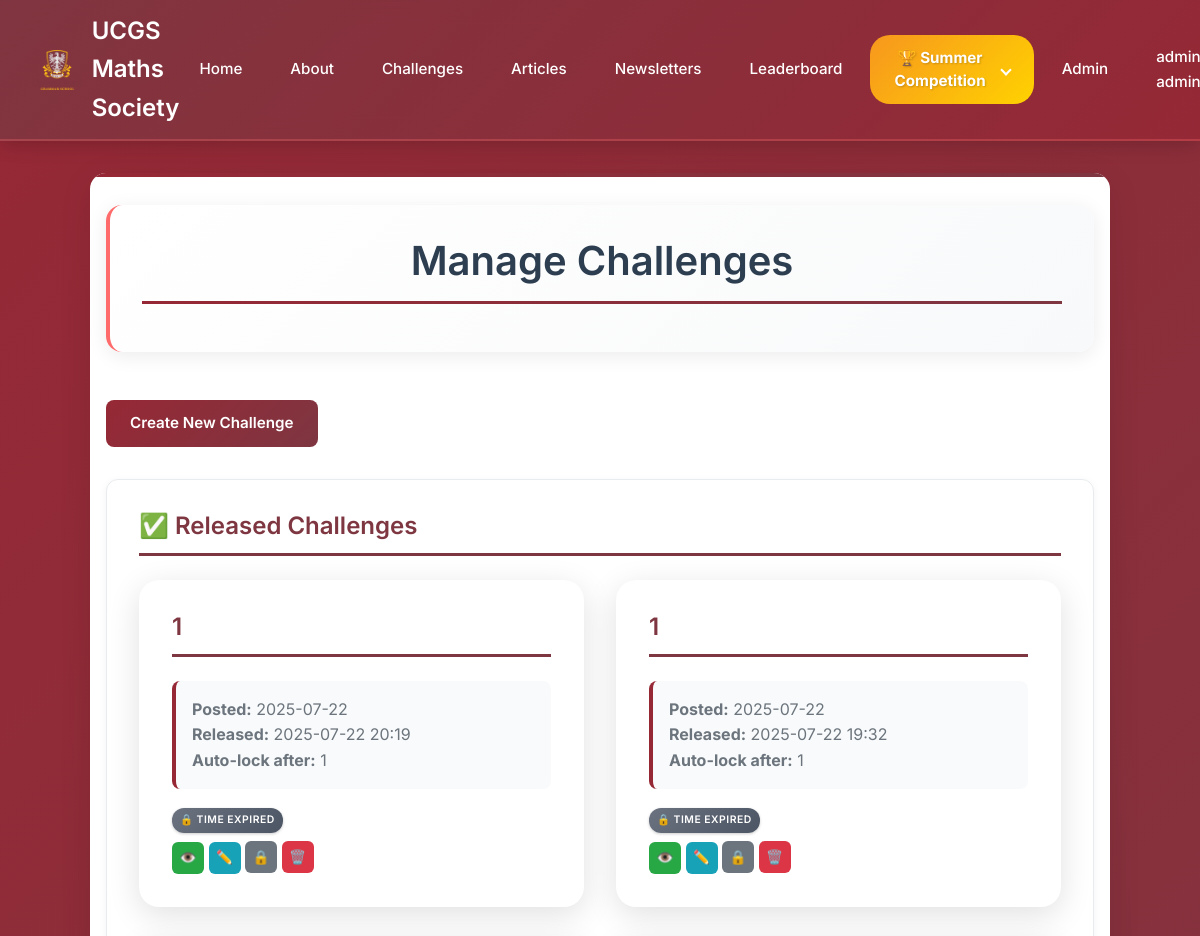
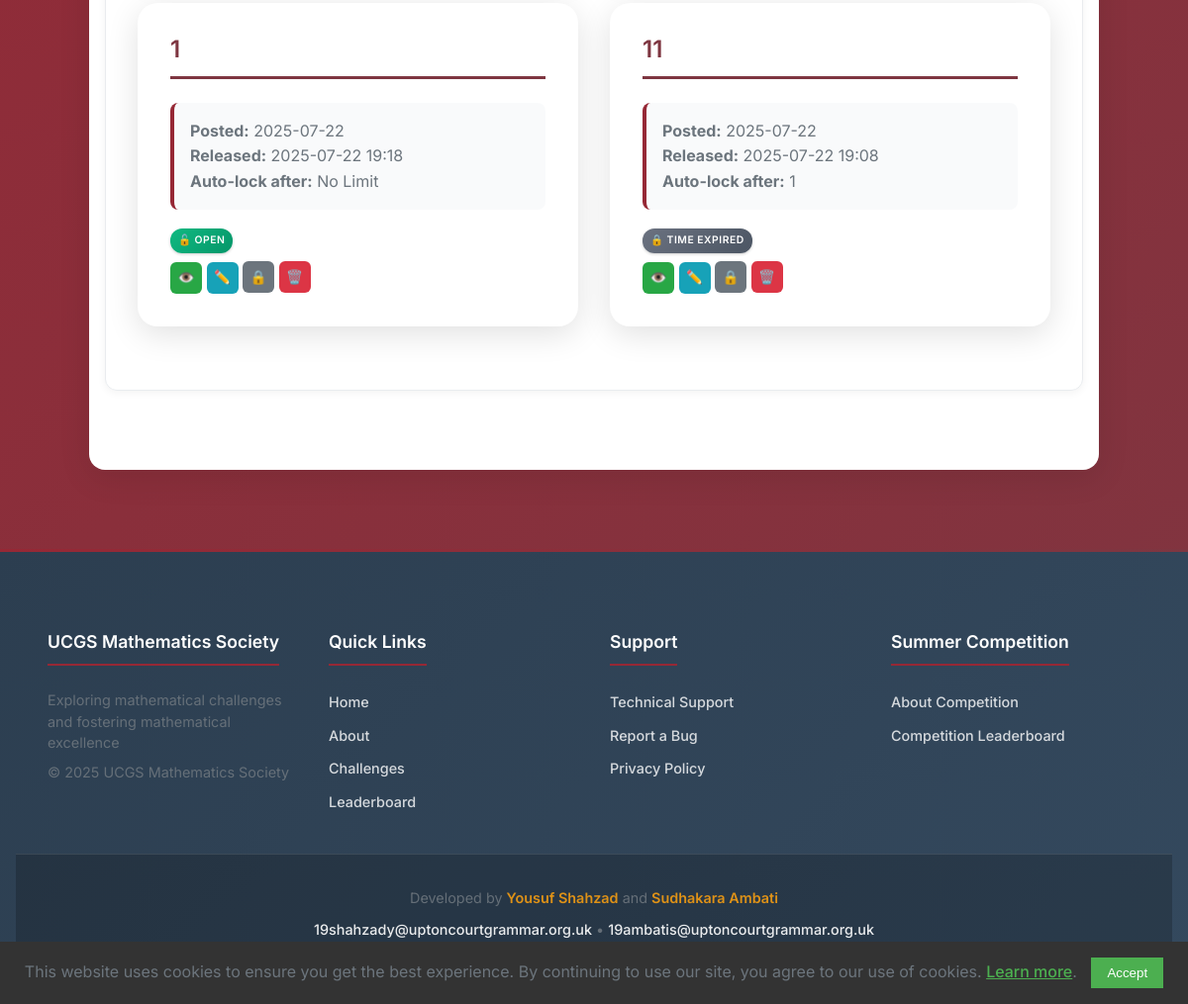
Screenshot of /admin/challenges (signed in) with the database file from the repository (2 pictures, top to bottom).
### app/models.py (models this page shows, shortened)
class User(UserMixin, db.Model):
    __tablename__ = "users"
    id = db.Column(db.Integer, primary_key=True)
    full_name = db.Column(db.String(100), nullable=False, index=True)
    email = db.Column(db.String(120), unique=True, nullable=False, index=True)
    year = db.Column(db.Integer)
    maths_class = db.Column(db.String(100))
    password_hash = db.Column(db.String(128))
    is_admin = db.Column(db.Boolean, default=False, nullable=False)
    key_stage = db.Column(db.String(3), nullable=False, index=True)
    school_id = db.Column(db.Integer, db.ForeignKey('school.id'), nullable=True, index=True)
    is_competition_participant = db.Column(db.Boolean, default=False, nullable=False)
    submissions = db.relationship(
        "AnswerSubmission",
        back_populates="user",
        lazy="dynamic",
        cascade="all, delete-orphan"
    )
    articles = db.relationship(
        "Article",
        back_populates="author",
        lazy="dynamic",
        cascade="all, save-update"
    )

class Challenge(db.Model):
    __tablename__ = "challenge"
    id = db.Column(db.Integer, primary_key=True, autoincrement=True)
    title = db.Column(db.String(100), nullable=False, index=True)
    content = db.Column(db.Text, nullable=False)
    date_posted = db.Column(db.DateTime, nullable=False, default=datetime.datetime.now, index=True)
    file_url = db.Column(db.String(100))
    key_stage = db.Column(db.String(3), nullable=False, index=True)
    first_correct_submission = db.Column(db.DateTime)
    release_at = db.Column(db.DateTime, nullable=True, index=True)
    is_manually_locked = db.Column(db.Boolean, default=False, nullable=False)
    lock_after_hours = db.Column(db.Integer, nullable=True)
    answer_boxes = db.relationship(
        "ChallengeAnswerBox",
        back_populates="challenge",
        lazy="dynamic",
        cascade="all, save-update",
        order_by="ChallengeAnswerBox.order"
    )
    submissions = db.relationship(
        "AnswerSubmission",
        back_populates="challenge",
        lazy="dynamic"
    )

### app/admin/routes.py (the view)
@bp.route("/admin/challenges")
@login_required
@admin_required
def manage_challenges():
    now = datetime.datetime.now()
    released_challenges = Challenge.query.filter(Challenge.release_at <= now).order_by(Challenge.date_posted.desc()).all()
    unreleased_challenges = Challenge.query.filter(Challenge.release_at > now).order_by(Challenge.release_at.asc()).all()
    return render_template(
        "admin/manage_challenges.html",
        title="Manage Challenges",
        released_challenges=released_challenges,
        unreleased_challenges=unreleased_challenges
    )

### app/__init__.py (called while the page is built)
def initialize_extensions(app):
    ckeditor.init_app(app)
    db.init_app(app)
    login_manager.init_app(app)
    migrate.init_app(app, db, render_as_batch=True)
    from app.models import User
    @login_manager.user_loader
    def load_user(user_id):
        return User.query.get(int(user_id))

### app/admin/routes.py (called while the page is built)
def admin_required(f):
    @wraps(f)
    def decorated_function(*args, **kwargs):
        if not current_user.is_admin:
            flash("You do not have permission to access this page.")
            return redirect(url_for("main.home"))
        return f(*args, **kwargs)
    return decorated_function

### app/templates/admin/manage_challenges.html (shortened to what this page needs)
{% extends "base.html" %}
{% block content %}
<div class="admin-dashboard">
    <div class="page-header">
        <h1>Manage Challenges</h1>
    </div>
    <a href="{{ url_for('admin.create_challenge') }}" class="button">Create New Challenge</a>
    <div class="page-section">
    <section>
        <h2>✅ Released Challenges</h2>
        <div class="challenges-grid">
            {% for challenge in released_challenges %}
            <div class="challenge-card">
                <h2>{{ challenge.title }}</h2>
                <div class="challenge-meta">
                    <span class="challenge-date"><strong>Posted:</strong> {{ challenge.date_posted.strftime('%Y-%m-%d') }}</span><br>
                    <span class="challenge-released"><strong>Released:</strong> {{ challenge.release_at.strftime('%Y-%m-%d %H:%M') if challenge.release_at else 'Immediate' }}</span><br>
                    <span class="challenge-lock"><strong>Auto-lock after:</strong> {{ challenge.lock_after_hours if challenge.lock_after_hours else 'No Limit' }} </span>
                </div>
                {% if challenge.is_manually_locked or challenge.lock_after_hours %}
                    <div class="challenge-badge locked">
                        <span class="status-icon">🔒</span>
                        {% if challenge.lock_after_hours %}
                            <span>Time Expired</span>
                        {% else %}
                            <span>Manually Locked</span>
                        {% endif %}
                    </div>
                {% else %}
                    <div class="challenge-badge unlocked">
                        <span class="status-icon">🔓</span>
                        <span>Open</span>
                    </div>
                {% endif %}
                <div>
                    <a href="{{ url_for('main.challenge', challenge_id=challenge.id) }}"
                       class="action-btn view-btn">
                        <span class="button-icon">👁️</span>
                    </a>
                    <a href="{{ url_for('admin.edit_challenge', challenge_id=challenge.id) }}"
                       class="action-btn edit-btn">
                        <span class="button-icon">✏️</span>
                    </a>
                    <form class="form-btn" method="POST" action="{{ url_for('admin.toggle_challenge_lock', challenge_id=challenge.id) }}">
                        <button type="submit" class="action-btn reset-btn"
                                data-action="{{ 'unlock' if challenge.is_manually_locked else 'lock' }}"
                                onclick="return confirmToggleLock(this);">
                            <span class="button-icon">{{ '🔓' if challenge.is_manually_locked else '🔒' }}</span>
                        </button>
                    </form>
                    <button class="action-btn delete-btn"
                            data-challenge-id="{{ challenge.id }}"
                            onclick="confirmDelete(this)">
                        <span class="button-icon">🗑️</span>
                    </button>
                </div>
            </div>
            {% endfor %}
        </div>
    </section>
</div>
{% endblock %}

### app/templates/base.html (shortened to what this page needs)
<!DOCTYPE html>
<html lang="en">
    <head>
        <link rel="stylesheet" href="{{ url_for('static', filename='css/styles.min.css') }}">
        <link rel="stylesheet" href="https://cdnjs.cloudflare.com/ajax/libs/mathquill/0.10.1/mathquill.min.css">
</head>
<body>
    <header>
        <nav class="nav-container">
            <a href="{{ url_for('main.home') }}" class="nav-logo">
                <img src="{{ url_for('static', filename='images/crest.png') }}" alt="UCGS Crest">
                <span>UCGS Maths Society<span>
            </a>
            <ul class="nav-menu" id="navMenu">
                <li><a href="{{ url_for('main.home') }}">Home</a></li>
                <li><a href="{{ url_for('main.about') }}">About</a></li>
                <li><a href="{{ url_for('main.challenges') }}">Challenges</a></li>
                <li><a href="{{ url_for('main.articles') }}">Articles</a></li>
                <li><a href="{{ url_for('main.newsletters') }}">Newsletters</a></li>
                <li><a href="{{ url_for('main.leaderboard') }}">Leaderboard</a></li>
                <li class="dropdown">
                    <a href="#" class="dropdown-toggle button summer-competition-link">
                        🏆 Summer Competition
                        <span class="dropdown-arrow"></span>
                    </a>
                </li>
                {% if current_user.is_anonymous %}
                    <li class="nav-auth"><a href="{{ url_for('auth.login') }}" class="" style="margin-top: 0">Login</a></li>
                    <li class="nav-auth"><a href="{{ url_for('auth.register') }}" class="">Register</a></li>
                    <li class="nav-auth"><a href="#" onclick="showSupportModal()" class="support-link">Support</a></li>
                {% else %}
                    {% if current_user.is_admin %}
                        <li><a href="{{ url_for('admin.admin_index') }}">Admin</a></li>
                    {% endif %}
                    <li class="dropdown">
                        <a href="#" class="dropdown-toggle">
                            {{ current_user.full_name }}
                        </a>
                    </li>
                {% endif %}
            </ul>
        </nav>
    </header>
    <main>
        {% block content %}{% endblock %}
    </main>
    <footer>
        <div class="footer-content">
            <div class="footer-section">
                <h4>UCGS Mathematics Society</h4>
                <p>Exploring mathematical challenges and fostering mathematical excellence</p>
                <p>&copy; 2025 UCGS Mathematics Society</p>
            </div>
            <div class="footer-section">
                <h4>Quick Links</h4>
                <ul>
                    <li><a href="{{ url_for('main.home') }}">Home</a></li>
                    <li><a href="{{ url_for('main.about') }}">About</a></li>
                    <li><a href="{{ url_for('main.challenges') }}">Challenges</a></li>
                    <li><a href="{{ url_for('main.leaderboard') }}">Leaderboard</a></li>
                </ul>
            </div>
            <div class="footer-section">
                <h4>Support</h4>
                <ul>
                    <li><a href="#" onclick="showSupportModal()">Technical Support</a></li>
                    <li><a href="https://forms.cloud.microsoft/e/t2UThSWiVU" target="_blank">Report a Bug</a></li>
                    <li><a href="{{ url_for('main.privacy_policy') }}">Privacy Policy</a></li>
                </ul>
            </div>
            <div class="footer-section">
                <h4>Summer Competition</h4>
                <ul>
                    <li><a href="{{ url_for('main.summer_about') }}">About Competition</a></li>
                    <li><a href="{{ url_for('main.summer_leaderboard') }}">Competition Leaderboard</a></li>
                </ul>
            </div>
        </div>
        <div class="footer-bottom">
            <div class="footer-credits">
                <p>Developed by <strong>Yousuf Shahzad</strong> and <strong>Sudhakara Ambati</strong></p>
                <p>
                    <a href="mailto:19shahzady@uptoncourtgrammar.org.uk">19shahzady@uptoncourtgrammar.org.uk</a> •
                    <a href="mailto:19ambatis@uptoncourtgrammar.org.uk">19ambatis@uptoncourtgrammar.org.uk</a>
                </p>
            </div>
        </div>
    </footer>
    <div id="cookie-consent-banner" class="cookie-banner">
        <p>
            This website uses cookies to ensure you get the best experience. By continuing to use our site, you agree to our use of cookies.
            <a href="{{ url_for('main.privacy_policy') }}">Learn more</a>.
        </p>
        <button id="accept-cookies" class="cookie-button">Accept</button>
    </div>
</body>
</html>

### rows the page displays
User: full_name "admin admin"
Challenge: title "1", date_posted "2025-07-22", release_at "2025-07-22 20:19", lock_after_hours "1", shows "TIME EXPIRED", is_manually_locked "🔒"
Challenge: title "1", date_posted "2025-07-22", release_at "2025-07-22 19:32", lock_after_hours "1", shows "TIME EXPIRED", is_manually_locked "🔒"
Challenge: title "1", date_posted "2025-07-22", release_at "2025-07-22 19:18", lock_after_hours "No Limit", shows "OPEN", is_manually_locked "🔒"
Challenge: title "11", date_posted "2025-07-22", release_at "2025-07-22 19:08", lock_after_hours "1", shows "TIME EXPIRED", is_manually_locked "🔒"
